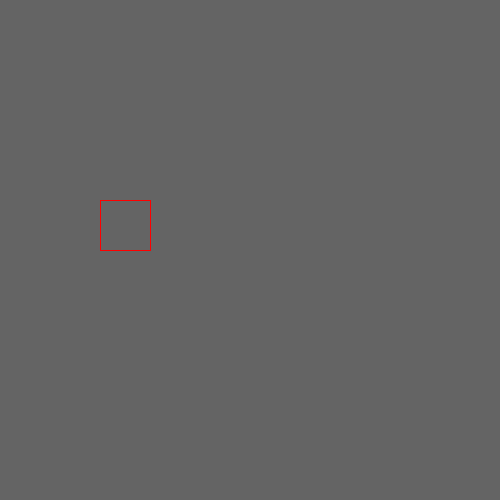
Frame 1 (no input)
Frame 60 (the mouse pressed at the canvas centre just before this capture): identical to frame 1, image omitted
Frame 120 (the mouse held since frame 60 and released just before this capture): identical to frame 1, image omitted

The Processing sketch that drew this single still picture (run headless with seeded random() and noise(); from frame 60 on, the mouse is pressed at the canvas centre):

// Processing sketch: w03_01_buttons_basic
// ── w03_01_buttons_basic.pde
// IMA NYU Shanghai
// Kinetic Interfaces
// MOQN
// Aug 31 2016


void setup() {
  size(500, 500);
  stroke(255, 0, 0);
  noFill();
}


void draw() {
  background(100);
  rect(100, 200, 50, 50);

  if (mouseX > 100 && mouseX < 100+50 &&
    mouseY > 200 && mouseY < 200+50) {
    fill(255, 0, 0);
  } else {
    noFill();
  }
}
